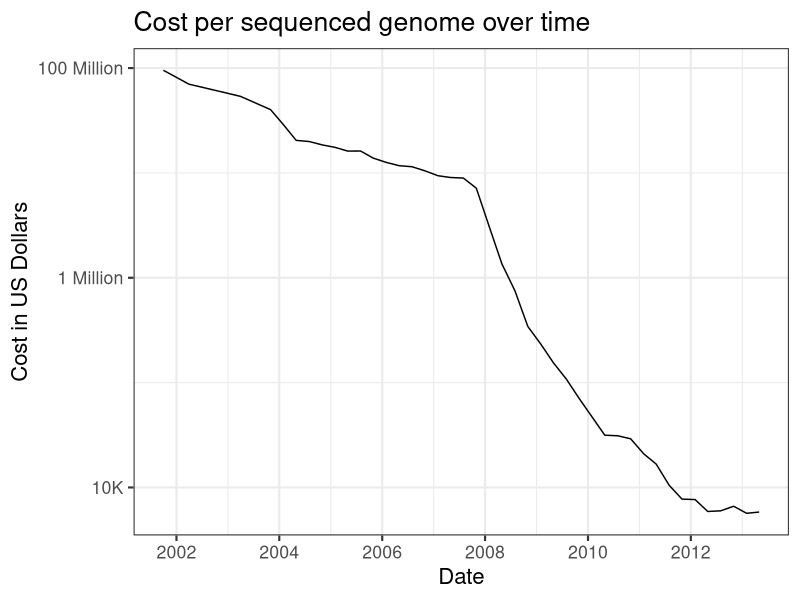

This chart was generated by the following R code:
## Create the sequencing costs over time figure
# For Thesis
# Christian Roy 
# 2013-09-03

# Read in the data table.
# Obtained from http://www.genome.gov/sequencingcosts/

# They ask to be cited as
# Wetterstrand KA. DNA Sequencing Costs: Data from the NHGRI Genome Sequencing Program (GSP) Available at: www.genome.gov/sequencingcosts. Accessed [date of access].


costs <- read.csv("Figures/01-Introduction/sequencing_cost_apr13.csv",sep=",",header=T)
costs$Date <- as.POSIXct(as.character(costs$Date), format = "%m/%d/%Y")
head(costs)
tail(costs)
library(ggplot2)
pdf(file="Figures/01-Introduction/Sequencing.costs.over.time.pdf",width=7,height=3,paper="letter")
ggplot(costs,aes(x=Date, y= perGenome)) +
  ggtitle("Cost per sequenced genome over time") +
  xlab("Date") +
  ylab("Cost in US Dollars") +
  geom_line(stat="identity") +
  scale_y_log10(breaks=c(     
                            #  10,
                             # 100,
                            #  1000,
                              10000,
                            #  100000,
                              1000000,
                            #  10000000,
                              100000000),
                labels=c("10K","1 Million","100 Million")) +  
  theme_bw (base_size = 16) 
graphics.off()
